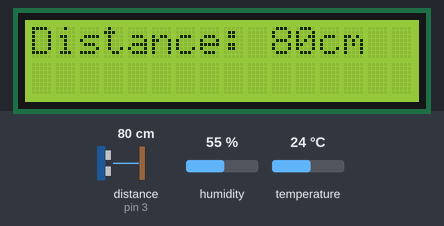
This sketch was run on a simulated Arduino Uno, built with avr-gcc and run on an emulated ATmega328P. Shown: 16×2 character LCD. Wiring (inferred from the names in the program): ultrasonic range finder: trigger pin 2; echo pin 3. Inputs (shaded band) come from the test bench; at power-on: distance to the obstacle (sensor on pin 3) 80 cm, humidity 55 %, temperature 24 °C. The echo pulse lasts 58.3 µs per cm; what the sketch prints to the serial monitor is not drawn.

Above: at 1.2 s.
1.3 s: distance to the obstacle (sensor on pin 3) set to 2 cm
At 3.4 s:
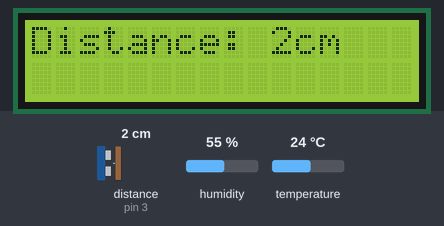
4.1 s: distance to the obstacle (sensor on pin 3) set to 4 cm
At 5.1 s:
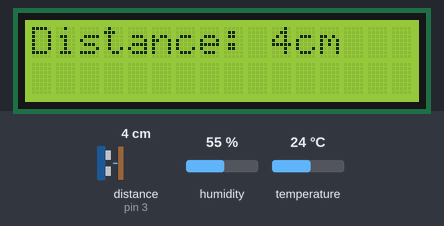
5.7 s: distance to the obstacle (sensor on pin 3) set to 9 cm
At 6.8 s:
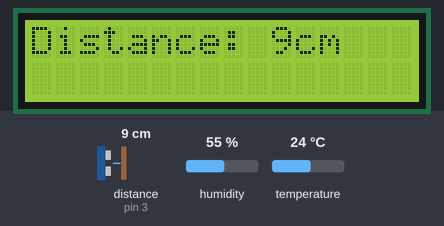
Timing chart, 0 to 8.7 s (numbered marks = the images above; inputs shaded):
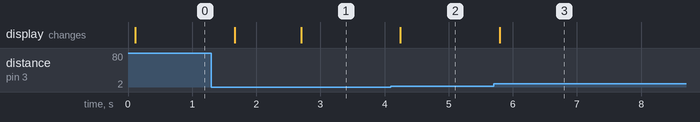

The sketch:

ImprovedDistanceMeter.ino
```cpp
#include <Wire.h>
#include <LiquidCrystal_I2C.h>
#include <dht11.h>
#include <math.h>

#define DHT11PIN 4

LiquidCrystal_I2C lcd(0x27, 16, 2);
dht11 DHT11;

int triggerpin = 2;
int echopin = 3;

void setup() {

 pinMode(triggerpin, OUTPUT);
 pinMode(echopin, INPUT);

 lcd.init();
 lcd.backlight();

 DHT11.read(DHT11PIN);

 Serial.begin(9600);

 Serial.print(F("Temperature calculated on startup: "));
 Serial.println((float)DHT11.temperature);
}

void loop() {

  trigger();

  int distance = echo();

  printDistance(distance);

  delay(500);
}

void trigger(){
  digitalWrite(triggerpin, LOW);
  delayMicroseconds(5);
  digitalWrite(triggerpin, HIGH);
  delayMicroseconds(10);
  digitalWrite(triggerpin, LOW);
}

int echo(){
  float duration = pulseIn(echopin, HIGH);
  int distance = (duration/2) / getSoundSpeed();
  return distance;
}

void printDistance(int distance){
  lcd.clear();
  lcd.print(F("Distance: "));
  lcd.print(distance);
  lcd.print(F("cm"));
}

float getSoundSpeed(){
  float meterPerSecond = sqrt((((float)DHT11.temperature)/273) + 1) * 331;
  float centimeterPerSecond = meterPerSecond * 100;
  float centimeterPerMicrosecond = centimeterPerSecond/1000000;
  float returnValue = 1/centimeterPerMicrosecond;
  return returnValue;
}
```

Measured:
- after the input at 1.3 s, the display: first changes after 0.37 s (image 1 shows a later state)
- after the input at 4.1 s, the display: changes after 0.15 s (image 2)
- after the input at 5.7 s, the display: changes after 0.09 s (image 3)
